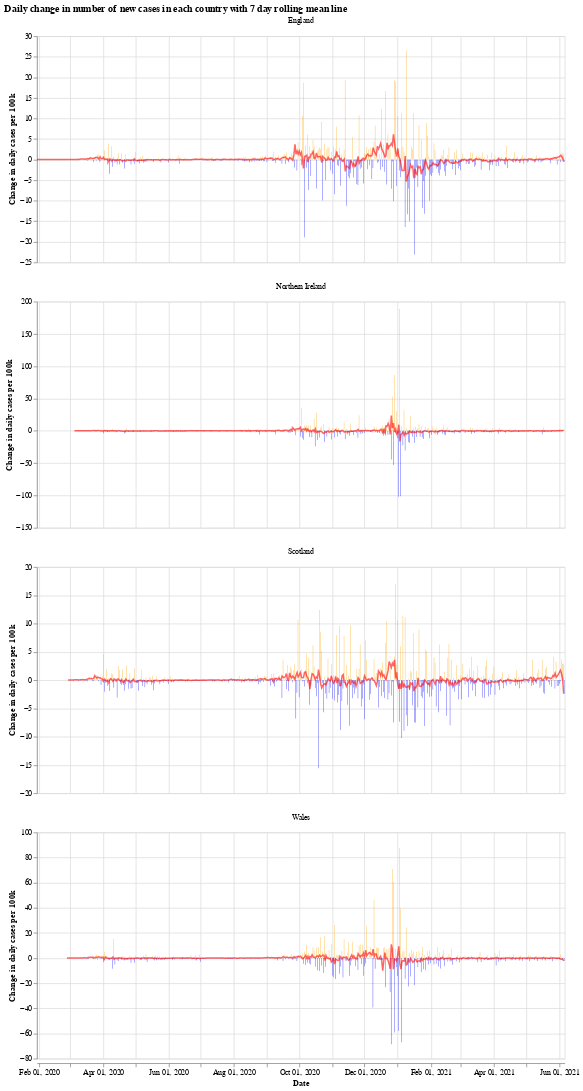

Notebook cell for this chart:
### Markdown cell above
We will use the Python library `Altair` for visualising the data, see the [altair docs](https://altair-viz.github.io/) for more information.

First we have a graph which shows the daily change in the number of new cases for each country. This number jumps up and down all over the place, which is likely due to delay in reporting of new cases over the weekend. Another interesting thing is that it looks like the daily cases in Wales experienced a much shorter period of calm over the summer (calm in the sense of daily cases not jumping up and down).

The orange bars are days when the number of new cases (per 100k population) was more than the previous day, while the blue are days when the number of new cases dropped. The red line is the 7 day moving average. 

When the moving average line is below 0, it means that there is a consistent drop in new cases. We can see this clearly happening around the times that lockdowns were introduced (though, to varying degrees). I will update the graphs soon with a marker of when each lockdown started.

### Code cell
# collapse
import altair as alt

bars = alt.Chart(uk_cases).mark_bar().encode(
    x=alt.X("yearmonthdate(date):T", axis=alt.Axis(title='Date')),
    y=alt.Y("casesChangeRate:Q", axis=alt.Axis(title='Change in daily cases per 100k')),
    tooltip='casesChange',
    color=alt.condition(
        alt.datum.casesChangeRate > 0,
        alt.value("orange"),  # The positive color
        alt.value("blue")  # The negative color
    )
).properties(title='Daily change in number of new cases with 7 day rolling mean',width=700).interactive()

line = alt.Chart(uk_cases).mark_line(
    color='red',
    size=2,
    opacity=0.6
).transform_window(
    rolling_mean='mean(casesChangeRate)',
    frame=[0, 7],
    groupby=['areaName']
).encode(
    x='yearmonthdate(date):T',
    y='rolling_mean:Q'
)

alt.layer(bars, line, data=uk_cases).facet(alt.Column(
    'areaName', title=''), columns=1).resolve_scale(y='independent').properties(title='Daily change in number of new cases in each country with 7 day rolling mean line')

### Figure 1 — Vega-Lite specification as saved in the notebook (floating-point values rounded to 4 significant figures; data arrays with more than 128 entries replaced by an {"elided": "..."} marker saying what was removed)
{"config": {"view": {"continuousWidth": 400, "continuousHeight": 300}}, "data": {"name": "data-fe23e0cd849bad9a89c485b16e52e2b4"}, "facet": {"type": "nominal", "field": "areaName", "title": ""}, "spec": {"layer": [{"mark": "bar", "encoding": {"color": {"condition": {"value": "orange", "test": "(datum.casesChangeRate > 0)"}, "value": "blue"}, "tooltip": {"type": "quantitative", "field": "casesChange"}, "x": {"type": "temporal", "axis": {"title": "Date"}, "field": "date", "timeUnit": "yearmonthdate"}, "y": {"type": "quantitative", "axis": {"title": "Change in daily cases per 100k"}, "field": "casesChangeRate"}}, "selection": {"selector001": {"type": "interval", "bind": "scales", "encodings": ["x", "y"]}}, "title": "Daily change in number of new cases with 7 day rolling mean", "width": 700}, {"mark": {"type": "line", "color": "red", "opacity": 0.6, "size": 2}, "encoding": {"x": {"type": "temporal", "field": "date", "timeUnit": "yearmonthdate"}, "y": {"type": "quantitative", "field": "rolling_mean"}}, "transform": [{"window": [{"op": "mean", "field": "casesChangeRate", "as": "rolling_mean"}], "frame": [0, 7], "groupby": ["areaName"]}]}]}, "columns": 1, "resolve": {"scale": {"y": "independent"}}, "title": "Daily change in number of new cases in each country with 7 day rolling mean line", "$schema": "https://vega.github.io/schema/vega-lite/v4.8.1.json", "datasets": {"data-fe23e0cd849bad9a89c485b16e52e2b4": {"elided": "1880 records"}}}
